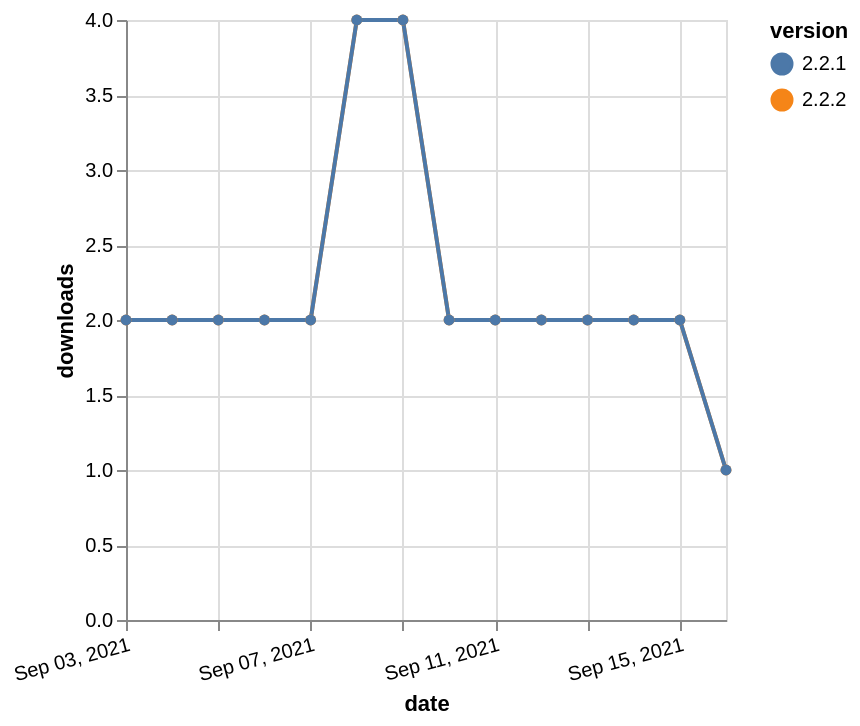

The Vega-Lite source for this figure:
### Vega-Lite specification from a JSON file in a GitHub repository (floating-point values rounded to 4 significant figures)
{"$schema": "https://vega.github.io/schema/vega-lite/v5.json", "description": "A simple bar chart with embedded data.", "data": {"values": [{"date": "2021-09-03", "total": 3471, "delta": 2, "version": "2.2.2"}, {"date": "2021-09-04", "total": 3473, "delta": 2, "version": "2.2.2"}, {"date": "2021-09-05", "total": 3475, "delta": 2, "version": "2.2.2"}, {"date": "2021-09-06", "total": 3477, "delta": 2, "version": "2.2.2"}, {"date": "2021-09-07", "total": 3479, "delta": 2, "version": "2.2.2"}, {"date": "2021-09-08", "total": 3483, "delta": 4, "version": "2.2.2"}, {"date": "2021-09-09", "total": 3487, "delta": 4, "version": "2.2.2"}, {"date": "2021-09-10", "total": 3489, "delta": 2, "version": "2.2.2"}, {"date": "2021-09-11", "total": 3491, "delta": 2, "version": "2.2.2"}, {"date": "2021-09-12", "total": 3493, "delta": 2, "version": "2.2.2"}, {"date": "2021-09-13", "total": 3495, "delta": 2, "version": "2.2.2"}, {"date": "2021-09-14", "total": 3497, "delta": 2, "version": "2.2.2"}, {"date": "2021-09-15", "total": 3499, "delta": 2, "version": "2.2.2"}, {"date": "2021-09-16", "total": 3500, "delta": 1, "version": "2.2.2"}, {"date": "2021-09-03", "total": 3413, "delta": 2, "version": "2.2.1"}, {"date": "2021-09-04", "total": 3415, "delta": 2, "version": "2.2.1"}, {"date": "2021-09-05", "total": 3417, "delta": 2, "version": "2.2.1"}, {"date": "2021-09-06", "total": 3419, "delta": 2, "version": "2.2.1"}, {"date": "2021-09-07", "total": 3421, "delta": 2, "version": "2.2.1"}, {"date": "2021-09-08", "total": 3425, "delta": 4, "version": "2.2.1"}, {"date": "2021-09-09", "total": 3429, "delta": 4, "version": "2.2.1"}, {"date": "2021-09-10", "total": 3431, "delta": 2, "version": "2.2.1"}, {"date": "2021-09-11", "total": 3433, "delta": 2, "version": "2.2.1"}, {"date": "2021-09-12", "total": 3435, "delta": 2, "version": "2.2.1"}, {"date": "2021-09-13", "total": 3437, "delta": 2, "version": "2.2.1"}, {"date": "2021-09-14", "total": 3439, "delta": 2, "version": "2.2.1"}, {"date": "2021-09-15", "total": 3441, "delta": 2, "version": "2.2.1"}, {"date": "2021-09-16", "total": 3442, "delta": 1, "version": "2.2.1"}]}, "width": "container", "mark": {"type": "line", "point": {"filled": true}}, "encoding": {"x": {"field": "date", "type": "temporal", "timeUnit": "yearmonthdate", "title": "date", "axis": {"labelAngle": -15}}, "y": {"field": "delta", "type": "quantitative", "title": "downloads"}, "color": {"field": "version", "type": "nominal"}, "tooltip": {"field": "delta"}}}
